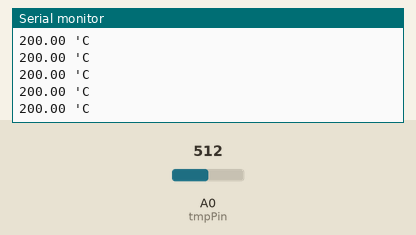
The sketch below on a simulated Arduino Uno, built with avr-gcc and run on an emulated ATmega328P. Shown: the last lines printed to the serial monitor. Inputs (shaded band) come from the test bench; at power-on: A0 (tmpPin) = 512.

Above: at 1.2 s.
1.3 s: A0 (tmpPin) set to 716
At 1.31 s:
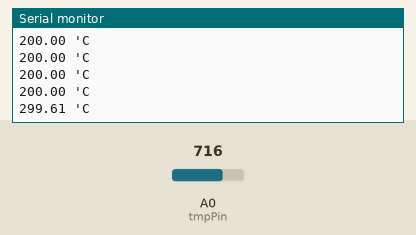
2.8 s: A0 (tmpPin) set to 900
At 2.82 s:
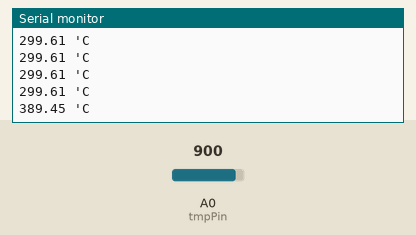
Timing chart, 0 to 5.8 s (numbered marks = the images above; inputs shaded):
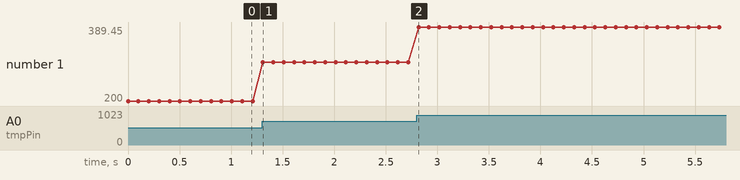

Measured:
- after the input at 1.3 s, the serial monitor: prints a new line at once (image 1)
- after the input at 2.8 s, the serial monitor: prints a new line at once (image 2)
- plotted number 1: 200 → 299.61 after the input at 1.3 s, 299.61 → 389.45 after the input at 2.8 s

The sketch:

Lab5_Thermometer.ino
```cpp
/*
  Lab. 5 - Thermometer
	Measure surrounding temperature.
  Display the measured temperature to serial communication
*/

int tmpPin = A0;
int tmpVal;
float tmpVol;
float tmpCel;

int dt = 100;

void setup()
{
  pinMode(tmpPin, INPUT);
  Serial.begin(9600);
}

void loop()
{
  tmpVal = analogRead(tmpPin);
  tmpVol = tmpVal * (5. / 1024.0);
  tmpCel = (tmpVol - 0.5) * 100.;

  Serial.print(tmpCel);
  Serial.println(" 'C");

  delay(dt);

}
```
